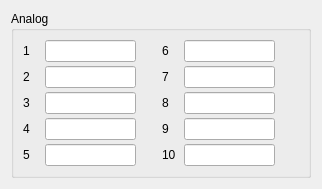
     <widget class="QFrame" name="frameAnalog">
      <layout class="QHBoxLayout" name="horizontalLayoutAnalog">
       <item>
        <widget class="QGroupBox" name="groupBoxAnalog">
         <property name="sizePolicy">
          <sizepolicy hsizetype="Expanding" vsizetype="Preferred">
           <horstretch>0</horstretch>
           <verstretch>0</verstretch>
          </sizepolicy>
         </property>
         <property name="minimumSize">
          <size>
           <width>300</width>
           <height>0</height>
          </size>
         </property>
         <property name="maximumSize">
          <size>
           <width>300</width>
           <height>16777215</height>
          </size>
         </property>
         <property name="title">
          <string>Analog</string>
         </property>
         <layout class="QGridLayout" name="gridLayoutAnalog">
          <property name="horizontalSpacing">
           <number>2</number>
          </property>
          <property name="verticalSpacing">
           <number>4</number>
          </property>
          <item row="0" column="0">
           <layout class="QHBoxLayout" name="analogRow1Layout">
            <property name="spacing">
             <number>2</number>
            </property>
            <item>
             <widget class="QLabel" name="analogLabel1">
              <property name="minimumSize">
               <size>
                <width>20</width>
                <height>0</height>
               </size>
              </property>
              <property name="maximumSize">
               <size>
                <width>20</width>
                <height>16777215</height>
               </size>
              </property>
              <property name="text">
               <string>1</string>
              </property>
             </widget>
            </item>
            <item>
             <widget class="QLineEdit" name="analog1"/>
            </item>
            <item>
             <spacer name="horizontalSpacerAnalog1">
              <property name="orientation">
               <enum>Qt::Orientation::Horizontal</enum>
              </property>
              <property name="sizeHint" stdset="0">
               <size>
                <width>40</width>
                <height>20</height>
               </size>
              </property>
             </spacer>
            </item>
           </layout>
          </item>
          <item row="1" column="0">
           <layout class="QHBoxLayout" name="analogRow2Layout">
            <property name="spacing">
             <number>2</number>
            </property>
            <item>
             <widget class="QLabel" name="analogLabel2">
              <property name="minimumSize">
               <size>
                <width>20</width>
                <height>0</height>
               </size>
              </property>
              <property name="maximumSize">
               <size>
                <width>20</width>
                <height>16777215</height>
               </size>
              </property>
              <property name="text">
               <string>2</string>
              </property>
             </widget>
            </item>
            <item>
             <widget class="QLineEdit" name="analog2"/>
            </item>
            <item>
             <spacer name="horizontalSpacerAnalog2">
              <property name="orientation">
               <enum>Qt::Orientation::Horizontal</enum>
              </property>
              <property name="sizeHint" stdset="0">
               <size>
                <width>40</width>
                <height>20</height>
               </size>
              </property>
             </spacer>
            </item>
           </layout>
          </item>
          <item row="2" column="0">
           <layout class="QHBoxLayout" name="analogRow3Layout">
            <property name="spacing">
             <number>2</number>
            </property>
            <item>
             <widget class="QLabel" name="analogLabel3">
              <property name="minimumSize">
               <size>
                <width>20</width>
                <height>0</height>
               </size>
              </property>
              <property name="maximumSize">
               <size>
                <width>20</width>
                <height>16777215</height>
               </size>
              </property>
              <property name="text">
               <string>3</string>
              </property>
             </widget>
            </item>
            <item>
             <widget class="QLineEdit" name="analog3"/>
            </item>
            <item>
             <spacer name="horizontalSpacerAnalog3">
              <property name="orientation">
               <enum>Qt::Orientation::Horizontal</enum>
              </property>
              <property name="sizeHint" stdset="0">
               <size>
                <width>40</width>
                <height>20</height>
               </size>
              </property>
             </spacer>
            </item>
           </layout>
          </item>
          <item row="3" column="0">
           <layout class="QHBoxLayout" name="analogRow4Layout">
            <property name="spacing">
             <number>2</number>
            </property>
            <item>
             <widget class="QLabel" name="analogLabel4">
              <property name="minimumSize">
               <size>
                <width>20</width>
                <height>0</height>
               </size>
              </property>
              <property name="maximumSize">
               <size>
                <width>20</width>
                <height>16777215</height>
               </size>
              </property>
              <property name="text">
               <string>4</string>
              </property>
             </widget>
            </item>
            <item>
             <widget class="QLineEdit" name="analog4"/>
            </item>
            <item>
             <spacer name="horizontalSpacerAnalog4">
              <property name="orientation">
               <enum>Qt::Orientation::Horizontal</enum>
              </property>
              <property name="sizeHint" stdset="0">
               <size>
                <width>40</width>
                <height>20</height>
               </size>
              </property>
             </spacer>
            </item>
           </layout>
          </item>
          <item row="4" column="0">
           <layout class="QHBoxLayout" name="analogRow5Layout">
            <property name="spacing">
             <number>2</number>
            </property>
            <item>
             <widget class="QLabel" name="analogLabel5">
              <property name="minimumSize">
               <size>
                <width>20</width>
                <height>0</height>
               </size>
              </property>
              <property name="maximumSize">
               <size>
                <width>20</width>
                <height>16777215</height>
               </size>
              </property>
              <property name="text">
               <string>5</string>
              </property>
             </widget>
            </item>
            <item>
             <widget class="QLineEdit" name="analog5"/>
            </item>
            <item>
             <spacer name="horizontalSpacerAnalog5">
              <property name="orientation">
               <enum>Qt::Orientation::Horizontal</enum>
              </property>
              <property name="sizeHint" stdset="0">
               <size>
                <width>40</width>
                <height>20</height>
               </size>
              </property>
             </spacer>
            </item>
           </layout>
          </item>
          <item row="0" column="1">
           <layout class="QHBoxLayout" name="analogRow6Layout">
            <property name="spacing">
             <number>2</number>
            </property>
            <item>
             <widget class="QLabel" name="analogLabel6">
              <property name="minimumSize">
               <size>
                <width>20</width>
                <height>0</height>
               </size>
              </property>
              <property name="maximumSize">
               <size>
                <width>20</width>
                <height>16777215</height>
               </size>
              </property>
              <property name="text">
               <string>6</string>
              </property>
             </widget>
            </item>
            <item>
             <widget class="QLineEdit" name="analog6"/>
            </item>
            <item>
             <spacer name="horizontalSpacerAnalog6">
              <property name="orientation">
               <enum>Qt::Orientation::Horizontal</enum>
              </property>
              <property name="sizeHint" stdset="0">
               <size>
                <width>40</width>
                <height>20</height>
               </size>
              </property>
             </spacer>
            </item>
           </layout>
          </item>
          <item row="1" column="1">
           <layout class="QHBoxLayout" name="analogRow7Layout">
            <property name="spacing">
             <number>2</number>
            </property>
            <item>
             <widget class="QLabel" name="analogLabel7">
              <property name="minimumSize">
               <size>
                <width>20</width>
                <height>0</height>
               </size>
              </property>
              <property name="maximumSize">
               <size>
                <width>20</width>
                <height>16777215</height>
               </size>
              </property>
              <property name="text">
               <string>7</string>
              </property>
             </widget>
            </item>
            <item>
             <widget class="QLineEdit" name="analog7"/>
            </item>
            <item>
             <spacer name="horizontalSpacerAnalog7">
              <property name="orientation">
               <enum>Qt::Orientation::Horizontal</enum>
              </property>
              <property name="sizeHint" stdset="0">
               <size>
                <width>40</width>
                <height>20</height>
               </size>
              </property>
             </spacer>
            </item>
           </layout>
          </item>
          <item row="2" column="1">
           <layout class="QHBoxLayout" name="analogRow8Layout">
            <property name="spacing">
             <number>2</number>
            </property>
            <item>
             <widget class="QLabel" name="analogLabel8">
              <property name="minimumSize">
               <size>
                <width>20</width>
                <height>0</height>
               </size>
              </property>
              <property name="maximumSize">
               <size>
                <width>20</width>
                <height>16777215</height>
               </size>
              </property>
              <property name="text">
               <string>8</string>
              </property>
             </widget>
            </item>
            <item>
             <widget class="QLineEdit" name="analog8"/>
            </item>
            <item>
             <spacer name="horizontalSpacerAnalog8">
              <property name="orientation">
               <enum>Qt::Orientation::Horizontal</enum>
              </property>
              <property name="sizeHint" stdset="0">
               <size>
                <width>40</width>
                <height>20</height>
               </size>
              </property>
             </spacer>
            </item>
           </layout>
          </item>
          <item row="3" column="1">
           <layout class="QHBoxLayout" name="analogRow9Layout">
            <property name="spacing">
             <number>2</number>
            </property>
            <item>
             <widget class="QLabel" name="analogLabel9">
              <property name="minimumSize">
               <size>
                <width>20</width>
                <height>0</height>
               </size>
              </property>
              <property name="maximumSize">
               <size>
                <width>20</width>
                <height>16777215</height>
               </size>
              </property>
              <property name="text">
               <string>9</string>
              </property>
             </widget>
            </item>
            <item>
             <widget class="QLineEdit" name="analog9"/>
            </item>
            <item>
             <spacer name="horizontalSpacerAnalog9">
              <property name="orientation">
               <enum>Qt::Orientation::Horizontal</enum>
              </property>
              <property name="sizeHint" stdset="0">
               <size>
                <width>40</width>
                <height>20</height>
               </size>
              </property>
             </spacer>
            </item>
           </layout>
          </item>
          <item row="4" column="1">
           <layout class="QHBoxLayout" name="analogRow10Layout">
            <property name="spacing">
             <number>2</number>
            </property>
            <item>
             <widget class="QLabel" name="analogLabel10">
              <property name="minimumSize">
               <size>
                <width>20</width>
                <height>0</height>
               </size>
              </property>
              <property name="maximumSize">
               <size>
                <width>20</width>
                <height>16777215</height>
               </size>
              </property>
              <property name="text">
               <string>10</string>
              </property>
             </widget>
            </item>
            <item>
             <widget class="QLineEdit" name="analog10"/>
            </item>
            <item>
             <spacer name="horizontalSpacerAnalog10">
              <property name="orientation">
               <enum>Qt::Orientation::Horizontal</enum>
              </property>
              <property name="sizeHint" stdset="0">
               <size>
                <width>40</width>
                <height>20</height>
               </size>
              </property>
             </spacer>
            </item>
           </layout>
          </item>
         </layout>
        </widget>
       </item>
      </layout>
     </widget>
